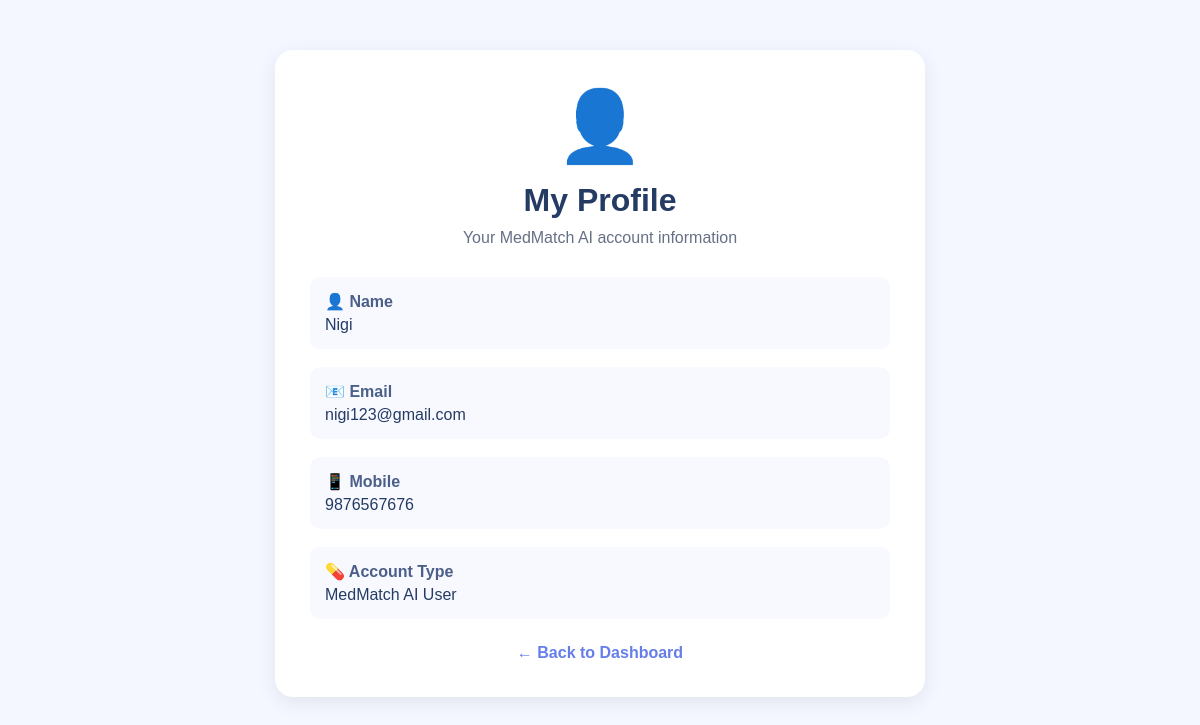
Screenshot of /profile (signed in) with the database file from the repository.
### tables this page shows
CREATE TABLE users (
            id INTEGER PRIMARY KEY AUTOINCREMENT,
            name TEXT NOT NULL,
            email TEXT UNIQUE NOT NULL,
            password TEXT NOT NULL
        , mobile TEXT);

### app.py (the view)
@app.route("/profile")
def profile():
    if "user_id" not in session:
        return redirect("/login")
    connection = get_db_connection()
    user = connection.execute(
        "SELECT id, name, email, mobile FROM users WHERE id = ?",
        (session["user_id"],)
    ).fetchone()
    connection.close()
    return render_template("profile.html", user=user)

### database.py (called while the page is built)
def get_db_connection():
    connection = sqlite3.connect(DATABASE)
    connection.row_factory = sqlite3.Row
    return connection

### templates/profile.html (shortened to what this page needs)
<!DOCTYPE html>
<html lang="en">
<head>
</head>
<body>
<div class="container">
    <div class="profile-card">
        <div class="profile-icon">
            👤
        </div>
        <h1>My Profile</h1>
        <p class="subtitle">
            Your MedMatch AI account information
        </p>
        <div class="info">
            <strong>👤 Name</strong>
             {{ user["name"] }}
        </div>
        <div class="info">
            <strong>📧 Email</strong>
             {{ user["email"] }}
        </div>
        <div class="info">
            <strong>📱 Mobile</strong>
            {{ user["mobile"] }}
        </div>
        <div class="info">
            <strong>💊 Account Type</strong>
            MedMatch AI User
        </div>
        <a href="/dashboard" class="back">
            ← Back to Dashboard
        </a>
    </div>
</div>
</body>
</html>

### templates/profile.html (style rules this page uses)
* { box-sizing: border-box; margin: 0; padding: 0; font-family: Arial, sans-serif; }
body { background: #f4f7ff; color: #243b64; }
.container { max-width: 700px; margin: 50px auto; padding: 0 25px; }
.profile-card { background: white; padding: 35px; border-radius: 18px; box-shadow: 0 5px 20px rgba(0,0,0,0.08); }
.profile-icon { text-align: center; font-size: 70px; margin-bottom: 15px; }
h1 { text-align: center; margin-bottom: 10px; }
.subtitle { text-align: center; color: #667085; margin-bottom: 30px; }
.info { margin-bottom: 18px; padding: 15px; background: #f8f9ff; border-radius: 10px; }
.info strong { display: block; margin-bottom: 5px; color: #4b5f88; }
.back { display: block; text-align: center; margin-top: 25px; text-decoration: none; color: #667eea; font-weight: bold; }

### rows the page displays
users: name "Nigi", email "nigi123@gmail.com", mobile "9876567676"
